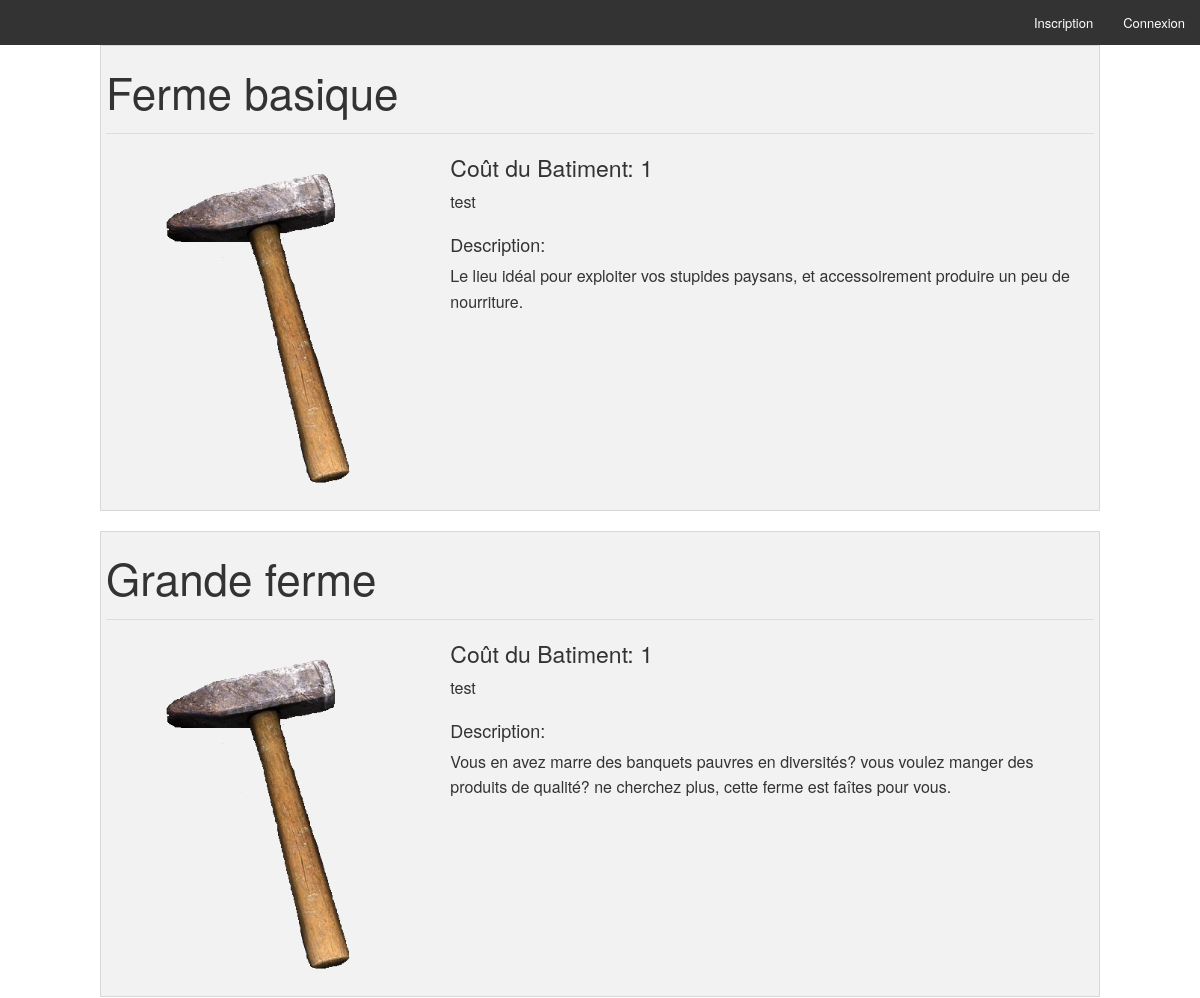
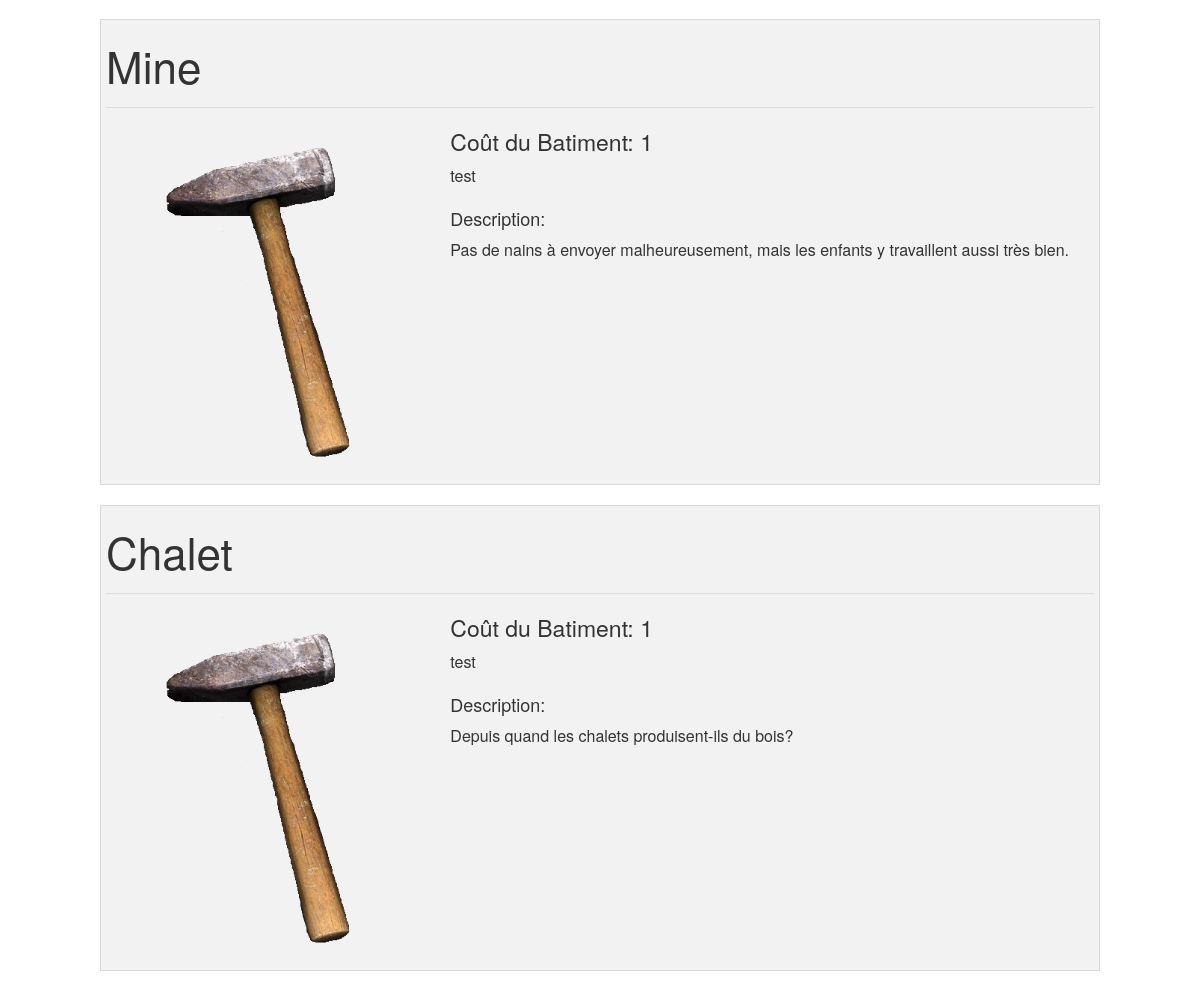
Page /controleur/batiment.php on the committed database (2 pictures, top to bottom).
### tables this page shows
CREATE TABLE IF NOT EXISTS BATIMENT(
  idBatiment INT(50) NOT NULL AUTO_INCREMENT,
  nomBatiment VARCHAR(50),
  descriptionBatiment VARCHAR(500),
  niveauBatiment int(5),
  idType INT(50),
  image VARCHAR(300),
  CONSTRAINT FOREIGN KEY (idType) REFERENCES TYPE(idType) ON DELETE CASCADE,
  PRIMARY KEY (idBatiment)
);

### src/modele/Batiment.php (called while the page is built, shortened)
<?php
	include_once('./modele/connexion_sql.php');
	class Batiment{
		private $idBatiment, $nomBatiment, $descriptionBatiment, $niveauBatiment, $idType, $image;
		function __construct()
		{
			$ctp = func_num_args();
	    	$args = func_get_args();
		}
		public function hydrate(array $donnees)
		{
		  foreach ($donnees as $key => $value)
		  {
		    $method = 'set'.ucfirst($key);
		  }
		}
		public static function Batiments(){
			$req = 'SELECT * FROM BATIMENT';
			global $bdd;
			$req = $bdd->query($req);
			$req = $req->fetchAll();
			$liste = array();
			foreach ($req as $row) {
				$b = new Batiment($row);
				array_push($liste, $b);
			}
			return $liste;
		}
		public function getNomBatiment(){
			return $this->nomBatiment;
		}
		public function getDescriptionBatiment(){
			return $this->descriptionBatiment;
		}
		public function getIdType(){
			return $this->idType;
		}
		public function getImage(){
			return $this->image;
		}
		public function setNomBatiment($n){
			$this->nomBatiment = strtolower($n);
		}
		public function setDescriptionBatiment($d){
			$this->descriptionBatiment = strtolower($d);
		}
		public function setIdtype($i1){
			$this->idType = (int) $i1;
		}
		public function setImage($p){
			$this->image = $p;
		}
	}
?>

### src/controleur/batiment.php (called while the page is built, shortened)
<?php
	include_once('./modele/ressource.php');
	include_once('./modele/Batiment.php');
	$bat = Batiment::Batiments();
	include_once('./vue/Batiment.php');
?>

### src/vue/Batiment.php (the view)
<?php include_once('vue/header.php'); ?>
<?php foreach ($bat as $batimentJoueur) { ?>
<div class="row">
<div class="small-6 large-12 columns">
<div class="panel">
<div class="row">
  <h1><?php echo ucfirst($batimentJoueur->getNomBatiment()); ?></h1>
            <hr>
          </div>
          <div class="row">
            <div class="small-4 columns">
              <img src="<?php echo $batimentJoueur->getImage();?>" /> </div>
            <div class="small-8 columns">
              <h4> Coût du Batiment: <?php echo $batimentJoueur->getIdType();?> </h4>
              <p>test</p>
              <h5> Description:</h5>
              <p><?php echo ucfirst($batimentJoueur->getDescriptionBatiment());?></p>
            </div>
          </div>
  </div>
</div>
</div>
<?php } ?>
<?php include_once('vue/footer.php'); ?>

### rows in the picture
batiment: nomBatiment "Ferme basique", image (picture), idType "1", descriptionBatiment "Le lieu idéal pour exploiter vos stupides paysans, et accessoirement produire un peu de nourriture."
batiment: nomBatiment "Grande ferme", image (picture), idType "1", descriptionBatiment "Vous en avez marre des banquets pauvres en diversités? vous voulez manger des produits de qualité? ne cherchez plus, cette ferme est faîtes pour vous."
batiment: nomBatiment "Mine", image (picture), idType "1", descriptionBatiment "Pas de nains à envoyer malheureusement, mais les enfants y travaillent aussi très bien."
batiment: nomBatiment "Chalet", image (picture), idType "1", descriptionBatiment "Depuis quand les chalets produisent-ils du bois?"
